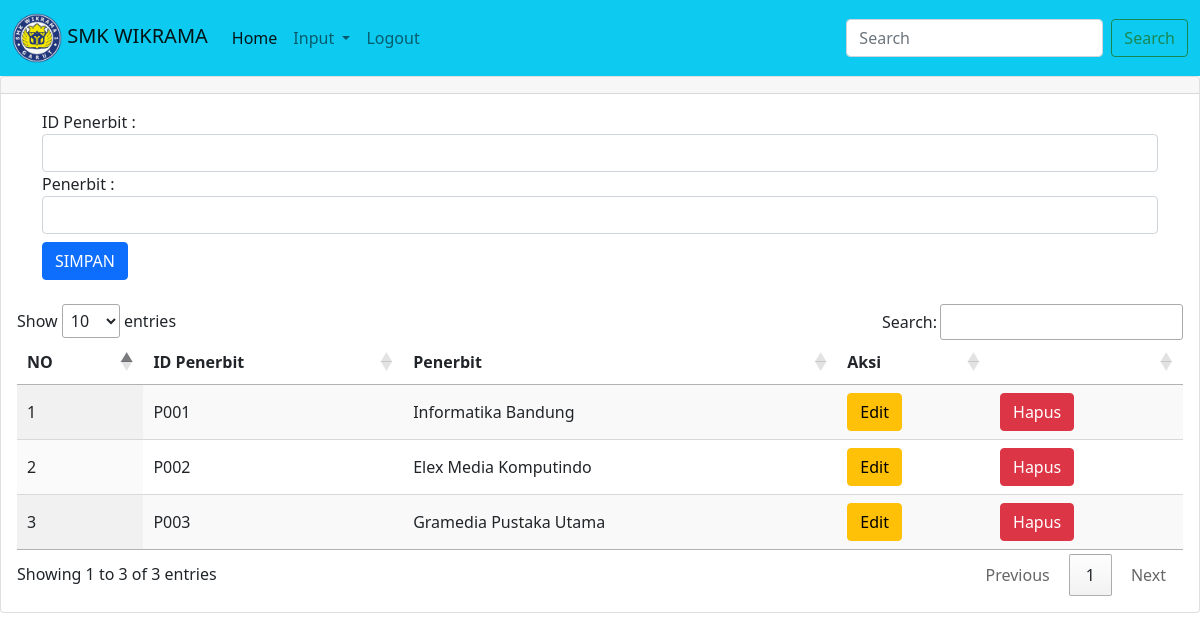
Screenshot of /dashboard.php?menu=penerbit (signed in) with the database file from the repository.
### tables this page shows
CREATE TABLE IF NOT EXISTS `penerbit` (
  `penerbitID` VARCHAR(20) NOT NULL,
  `penerbit` VARCHAR(100) NOT NULL,
  PRIMARY KEY (`penerbitID`)
);

### library/oop.php (called while the page is built, shortened)
<?php
class oop{
    function tampil($con, $tabel){
        $sql ="SELECT * FROM $tabel";
        $jalan = mysqli_query($con, $sql);
        while($data = mysqli_fetch_assoc($jalan))
            $isi[] = $data;
        return @$isi;
    }
}
?>

### penerbit.php (the view, shortened to what this page needs)
<?php
include "config/koneksi.php";
include "library/oop.php";
$go = new oop();
$tabel = 'penerbit';
?>
<form method='post'>
<div class="container">
    <tr>
        <td>ID Penerbit </td>
        <td>:</td>
        <td><input class="form-control me-2" type="text" name="penerbitID" value="<?php echo @$edit['penerbitID'] ?>" required></td>
    </tr>
    <tr>
        <td>Penerbit </td>
        <td>:</td>
        <td><input class="form-control me-2" type="text" name="penerbit" value="<?php echo @$edit['penerbit'] ?>" required></td>
    </tr>
        <tr>
        <td>
            <?php if(@$_GET['penerbitID']=="") { ?>
            <input class="btn btn-primary mt-2" type="submit" name="simpan" value="SIMPAN">
            <?php }else{ ?>
            <input class="btn btn-success mt-2" type="submit" name="ubah" value="UPDATE">
            <?php } ?>
        </td>
    </tr>
</form>
</div>
<br>
<table id="example" class="display" style="width:100%">
    <thead>
        <tr>
            <th>NO</th>
            <th>ID Penerbit</th>
            <th>Penerbit</th>
            <th>Aksi</th>
            <th></th>
        </tr>
    </thead>
    <tbody>
        <?php
            $a = $go->tampil($con, $tabel);
            $no = 0;
            if($a == ""){
                echo "<tr><td colspan='7' align='center'>No Record</td></tr>";
            } else {
            foreach($a as $r){
            $no++;
        ?>
        <tr>
            <td><?php echo $no ?></td>
            <td><?php echo $r['penerbitID'] ?></td>
            <td><?php echo $r['penerbit'] ?></td>
            <td><a class="btn btn-warning" href="?menu=penerbit&edit&penerbitID=<?= $r['penerbitID'] ?>">Edit</a></td>
            <td><a class="btn btn-danger" href="?menu=penerbit&hapus&penerbitID=<?= $r['penerbitID'] ?>" onclick="return confirm('Hapus data <?php echo $r['penerbit'] ?> ?')">Hapus</a></td>
        </tr>
        <?php }  } ?>
    </tbody>
</table>

### rows the page displays
penerbit: penerbitID "P001", penerbit "Informatika Bandung"
penerbit: penerbitID "P002", penerbit "Elex Media Komputindo"
penerbit: penerbitID "P003", penerbit "Gramedia Pustaka Utama"
